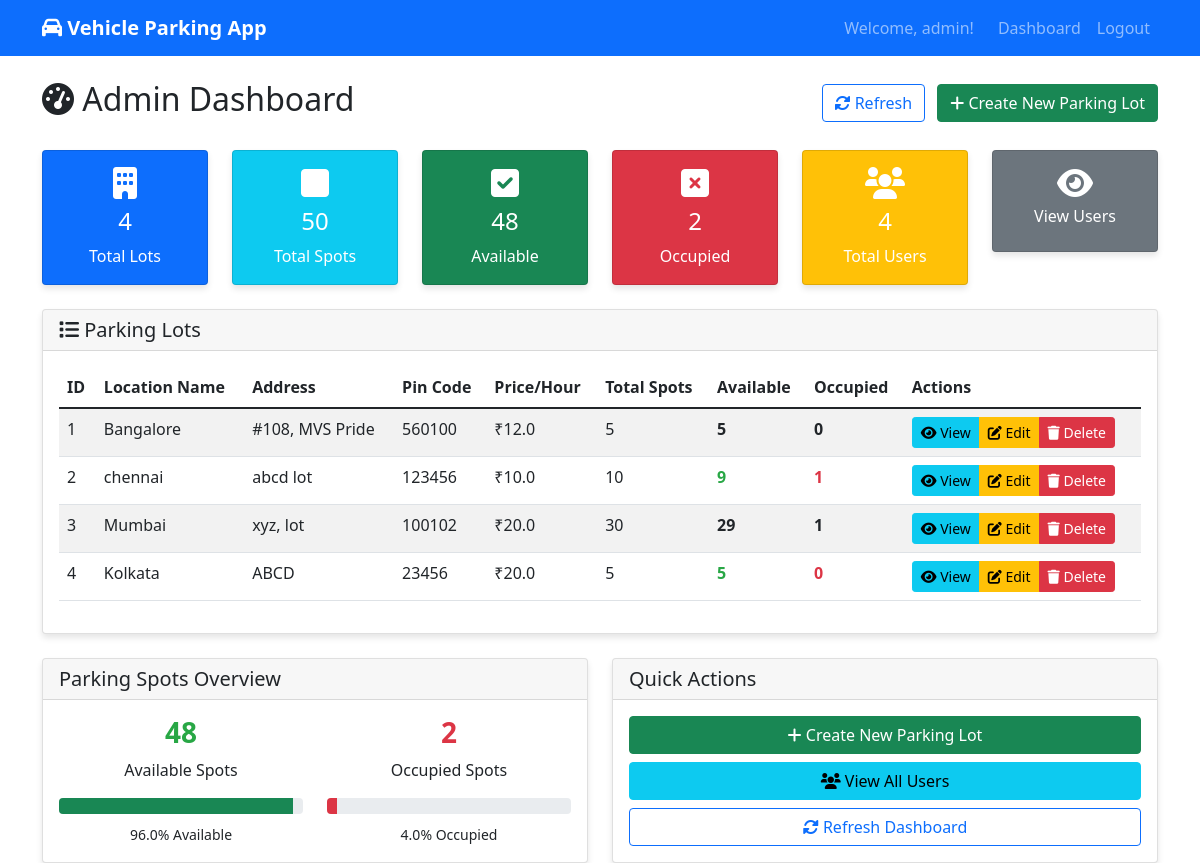
The app's page /admin/dashboard (signed in) with its own data.
### app.py (models this page shows)
class ParkingLot(db.Model):
    id = db.Column(db.Integer, primary_key=True)
    prime_location_name = db.Column(db.String(100), nullable=False)
    address = db.Column(db.Text, nullable=False)
    pin_code = db.Column(db.String(10), nullable=False)
    price_per_hour = db.Column(db.Float, nullable=False)
    maximum_number_of_spots = db.Column(db.Integer, nullable=False)
    created_at = db.Column(db.DateTime, default=datetime.utcnow)
    parking_spots = db.relationship('ParkingSpot', backref='parking_lot', lazy=True, cascade='all, delete-orphan')

### app.py (the view)
@app.route('/admin/dashboard')
def admin_dashboard():
    if not session.get('is_admin'):
        return redirect(url_for('login'))
    parking_lots = ParkingLot.query.all()
    total_spots = db.session.query(ParkingSpot).count()
    occupied_spots = db.session.query(ParkingSpot).filter_by(status='O').count()
    available_spots = total_spots - occupied_spots
    total_users = User.query.filter_by(is_admin=False).count()
    stats = {
        'total_lots': len(parking_lots),
        'total_spots': total_spots,
        'occupied_spots': occupied_spots,
        'available_spots': available_spots,
        'total_users': total_users
    }
    return render_template('admin_dashboard.html', parking_lots=parking_lots, stats=stats)

### templates/admin_dashboard.html (shortened to what this page needs)
{% extends "base.html" %}
{% block content %}
<div class="d-flex justify-content-between align-items-center mb-4">
    <h2><i class="fas fa-tachometer-alt"></i> Admin Dashboard</h2>
    <div>
        <a href="{{ url_for('admin_dashboard') }}" class="btn btn-outline-primary me-2">
            <i class="fas fa-sync-alt"></i> Refresh
        </a>
        <a href="{{ url_for('create_lot') }}" class="btn btn-success">
            <i class="fas fa-plus"></i> Create New Parking Lot
        </a>
    </div>
</div>
<div class="row mb-4">
    <div class="col-md-2">
        <div class="card bg-primary text-white">
            <div class="card-body text-center">
                <i class="fas fa-building fa-2x mb-2"></i>
                <h4>{{ stats.total_lots }}</h4>
                <p class="mb-0">Total Lots</p>
            </div>
        </div>
    </div>
    <div class="col-md-2">
        <div class="card bg-info text-white">
            <div class="card-body text-center">
                <i class="fas fa-square fa-2x mb-2"></i>
                <h4>{{ stats.total_spots }}</h4>
                <p class="mb-0">Total Spots</p>
            </div>
        </div>
    </div>
    <div class="col-md-2">
        <div class="card bg-success text-white">
            <div class="card-body text-center">
                <i class="fas fa-check-square fa-2x mb-2"></i>
                <h4>{{ stats.available_spots }}</h4>
                <p class="mb-0">Available</p>
            </div>
        </div>
    </div>
    <div class="col-md-2">
        <div class="card bg-danger text-white">
            <div class="card-body text-center">
                <i class="fas fa-times-square fa-2x mb-2"></i>
                <h4>{{ stats.occupied_spots }}</h4>
                <p class="mb-0">Occupied</p>
            </div>
        </div>
    </div>
    <div class="col-md-2">
        <div class="card bg-warning text-white">
            <div class="card-body text-center">
                <i class="fas fa-users fa-2x mb-2"></i>
                <h4>{{ stats.total_users }}</h4>
                <p class="mb-0">Total Users</p>
            </div>
        </div>
    </div>
    <div class="col-md-2">
        <div class="card bg-secondary text-white">
            <div class="card-body text-center">
                <a href="{{ url_for('view_users') }}" class="text-white text-decoration-none">
                    <i class="fas fa-eye fa-2x mb-2"></i>
                    <h6>View Users</h6>
                </a>
            </div>
        </div>
    </div>
</div>
<div class="card">
    <div class="card-header">
        <h5 class="mb-0"><i class="fas fa-list"></i> Parking Lots</h5>
    </div>
    <div class="card-body">
        {% if parking_lots %}
            <div class="table-responsive">
                <table class="table table-striped">
                    <thead>
                        <tr>
                            <th>ID</th>
                            <th>Location Name</th>
                            <th>Address</th>
                            <th>Pin Code</th>
                            <th>Price/Hour</th>
                            <th>Total Spots</th>
                            <th>Available</th>
                            <th>Occupied</th>
                            <th>Actions</th>
                        </tr>
                    </thead>
                    <tbody>
                        {% for lot in parking_lots %}
                        <tr>
                            <td>{{ lot.id }}</td>
                            <td>{{ lot.prime_location_name }}</td>
                            <td>{{ lot.address }}</td>
                            <td>{{ lot.pin_code }}</td>
                            <td>₹{{ lot.price_per_hour }}</td>
                            <td>{{ lot.maximum_number_of_spots }}</td>
                            <td class="status-available">{{ lot.parking_spots|selectattr("status", "equalto", "A")|list|length }}</td>
                            <td class="status-occupied">{{ lot.parking_spots|selectattr("status", "equalto", "O")|list|length }}</td>
                            <td>
                                <div class="btn-group" role="group">
                                    <a href="{{ url_for('view_spots', lot_id=lot.id) }}" class="btn btn-sm btn-info">
                                        <i class="fas fa-eye"></i> View
                                    </a>
                                    <a href="{{ url_for('edit_lot', lot_id=lot.id) }}" class="btn btn-sm btn-warning">
                                        <i class="fas fa-edit"></i> Edit
                                    </a>
                                    <a href="{{ url_for('delete_lot', lot_id=lot.id) }}" class="btn btn-sm btn-danger">
                                        <i class="fas fa-trash"></i> Delete
                                    </a>
                                </div>
                            </td>
                        </tr>
                        {% endfor %}
                    </tbody>
                </table>
            </div>
        {% endif %}
    </div>
</div>
<div class="row mt-4">
    <div class="col-md-6">
        <div class="card">
            <div class="card-header">
                <h5 class="mb-0">Parking Spots Overview</h5>
            </div>
            <div class="card-body">
                {% if stats.total_spots > 0 %}
                    <div class="row">
                        <div class="col-6 text-center">
                            <h3 class="status-available">{{ stats.available_spots }}</h3>
                            <p>Available Spots</p>
                            <div class="progress mb-2">
                                <div class="progress-bar bg-success" style="width: {{ (stats.available_spots / stats.total_spots * 100)|round }}%"></div>
                            </div>
                            <small>{{ (stats.available_spots / stats.total_spots * 100)|round }}% Available</small>
                        </div>
                        <div class="col-6 text-center">
                            <h3 class="status-occupied">{{ stats.occupied_spots }}</h3>
                            <p>Occupied Spots</p>
                            <div class="progress mb-2">
                                <div class="progress-bar bg-danger" style="width: {{ (stats.occupied_spots / stats.total_spots * 100)|round }}%"></div>
                            </div>
                            <small>{{ (stats.occupied_spots / stats.total_spots * 100)|round }}% Occupied</small>
                        </div>
                    </div>
                {% else %}
                    <div class="text-center py-4">
                        <p class="text-muted">No parking spots data available</p>
                    </div>
                {% endif %}
            </div>
        </div>
    </div>
    <div class="col-md-6">
        <div class="card">
            <div class="card-header">
                <h5 class="mb-0">Quick Actions</h5>
            </div>
            <div class="card-body">
                <div class="d-grid gap-2">
                    <a href="{{ url_for('create_lot') }}" class="btn btn-success">
                        <i class="fas fa-plus"></i> Create New Parking Lot
                    </a>
                    <a href="{{ url_for('view_users') }}" class="btn btn-info">
                        <i class="fas fa-users"></i> View All Users
                    </a>
                    <a href="{{ url_for('admin_dashboard') }}" class="btn btn-outline-primary">
                        <i class="fas fa-sync-alt"></i> Refresh Dashboard
                    </a>
                </div>
            </div>
        </div>
    </div>
</div>
{% endblock %}

### templates/base.html (style rules this page uses)
.card { box-shadow: 0 4px 6px rgba(0, 0, 0, 0.1); }
.status-available { color: #28a745; font-weight: bold; }
.status-occupied { color: #dc3545; font-weight: bold; }

### records on screen
ParkingLot: id "1", prime_location_name "Bangalore", address "#108, MVS Pride", pin_code "560100", price_per_hour "12.0", maximum_number_of_spots "5", parking_spots|selectattr "5", parking_spots|selectattr "0"
ParkingLot: id "2", prime_location_name "chennai", address "abcd lot", pin_code "123456", price_per_hour "10.0", maximum_number_of_spots "10", parking_spots|selectattr "9", parking_spots|selectattr "1"
ParkingLot: id "3", prime_location_name "Mumbai", address "xyz, lot", pin_code "100102", price_per_hour "20.0", maximum_number_of_spots "30", parking_spots|selectattr "29", parking_spots|selectattr "1"
ParkingLot: id "4", prime_location_name "Kolkata", address "ABCD", pin_code "23456", price_per_hour "20.0", maximum_number_of_spots "5", parking_spots|selectattr "5", parking_spots|selectattr "0"

### other values on screen
{{ session.username }} "admin"
{{ stats.total_lots }} "4"
{{ stats.total_spots }} "50"
{{ stats.available_spots }} "48"
{{ stats.occupied_spots }} "2"
{{ stats.total_users }} "4"
{{ (stats.available_spots / stats.total_spots * 100)|round }} "96.0"
{{ (stats.occupied_spots / stats.total_spots * 100)|round }} "4.0"
